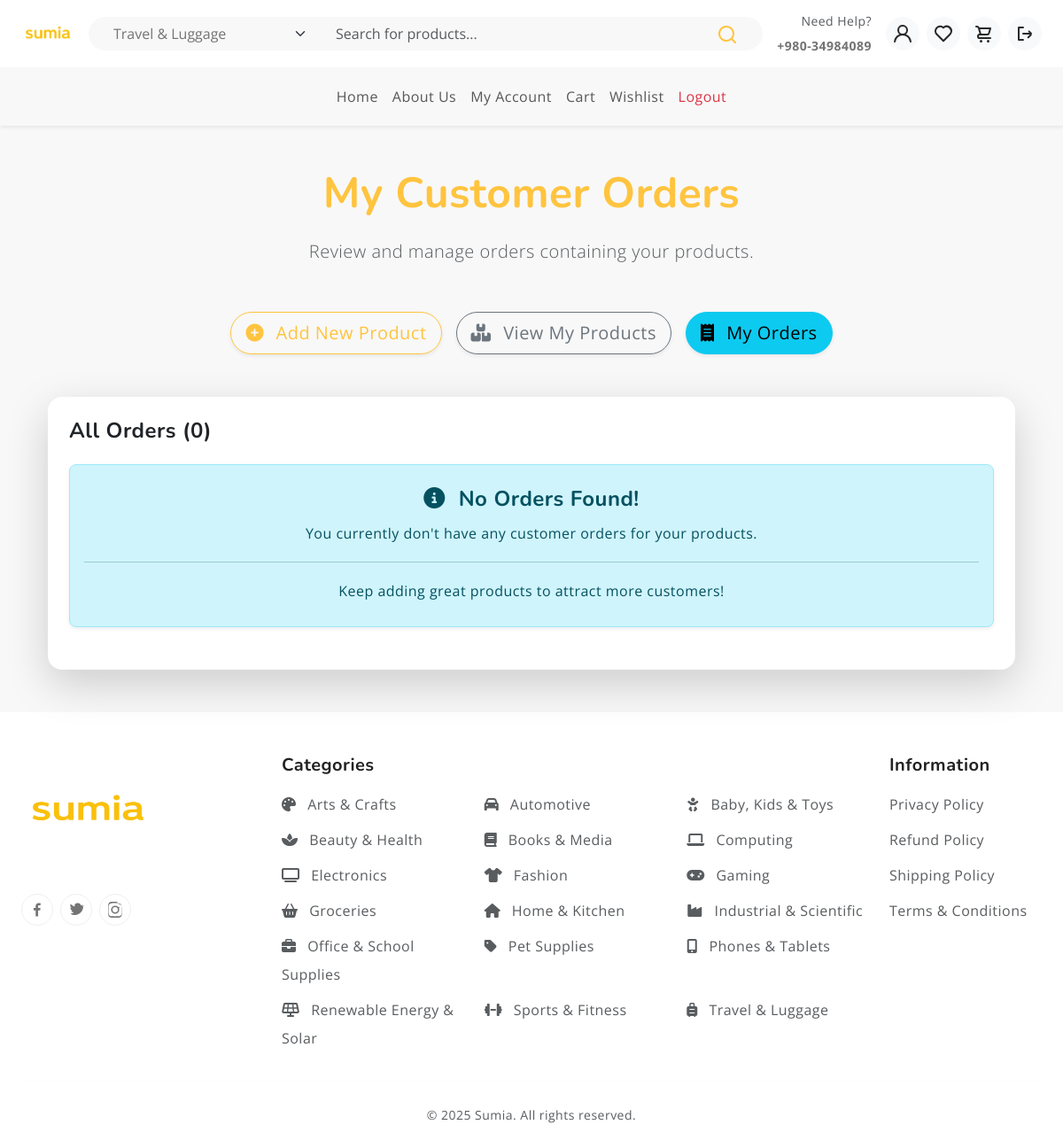
The app's page /vendor/orders/ (signed in), older data.
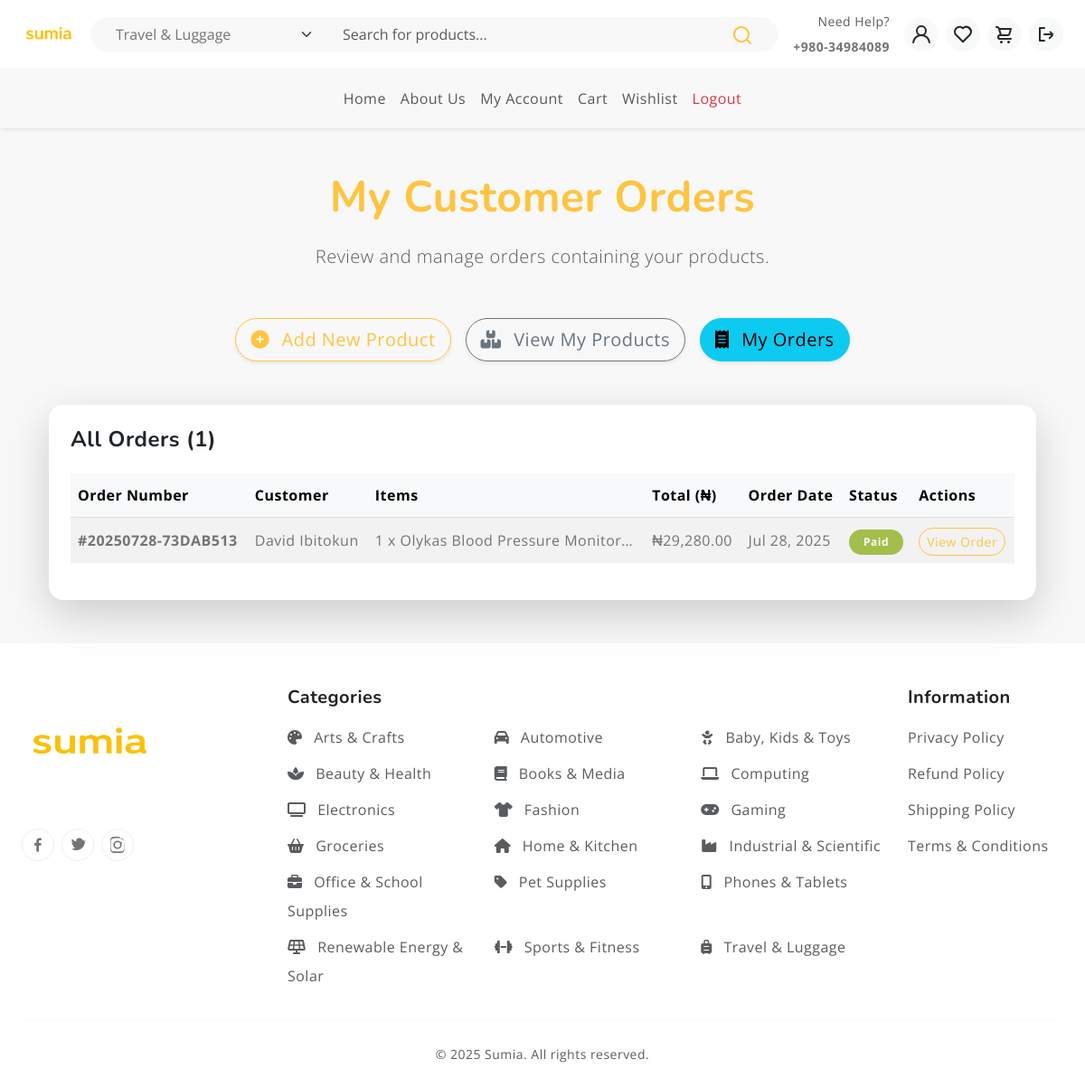
The same page, newer data.
### authentications/models.py (models this page shows, shortened)
class UsersRegistration(AbstractUser):
    ACCOUNT_CHOICES = [
        ('user', 'User'),
        ('vendor', 'Vendor'),
    ]
    account_type = models.CharField(
        max_length=10,
        choices=ACCOUNT_CHOICES,
        default='user',
        verbose_name='Account Type'
    )
    agreed_to_terms = models.BooleanField(
        default=False, # It's good practice to have a default value
        verbose_name='Agreed to Terms and Conditions'
    )
    class Meta:
        verbose_name = 'User Registration'
        verbose_name_plural = 'Users Registrations'

### pages/models.py (models this page shows, shortened)
class Category(models.Model):
    name = models.CharField(max_length=100, unique=True)
    slug = models.SlugField(max_length=100, unique=True, blank=True)
    parent = models.ForeignKey(
        'self',
        on_delete=models.SET_NULL,
        null=True,
        blank=True,
        related_name='subcategories'
    )
    description = models.TextField(blank=True)
    is_active = models.BooleanField(default=True)
    created_at = models.DateTimeField(auto_now_add=True)
    updated_at = models.DateTimeField(auto_now=True)
    icon = models.CharField(
        max_length=50,
        blank=True,
        null=True,
        help_text="Font Awesome 6 icon class (e.g., 'fa-solid fa-laptop'). Auto-assigned if empty."
    )
    class Meta:
        verbose_name_plural = 'Categories'
        ordering = ['name']
    CATEGORY_ICON_MAP = {
        'phones': 'fa-solid fa-mobile-alt', 'tablets': 'fa-solid fa-tablet-alt',
        'electronics': 'fa-solid fa-tv', 'computing': 'fa-solid fa-laptop',
        'laptops': 'fa-solid fa-laptop', 'desktops': 'fa-solid fa-desktop',
        'fashion': 'fa-solid fa-shirt', 'clothing': 'fa-solid fa-shirt',
        'shoes': 'fa-solid fa-shoe-prints', 'beauty': 'fa-solid fa-spa',
        'health': 'fa-solid fa-heart-pulse', 'home': 'fa-solid fa-house',
        'kitchen': 'fa-solid fa-blender', 'baby': 'fa-solid fa-baby',
        'kids': 'fa-solid fa-child', 'toys': 'fa-solid fa-robot',
        'sports': 'fa-solid fa-dumbbell', 'fitness': 'fa-solid fa-running',
        'automotive': 'fa-solid fa-car', 'motorcycles': 'fa-solid fa-motorcycle',
        'books': 'fa-solid fa-book', 'media': 'fa-solid fa-compact-disc',
        'gaming': 'fa-solid fa-gamepad', 'groceries': 'fa-solid fa-basket-shopping',
        'food': 'fa-solid fa-apple-whole', 'office': 'fa-solid fa-briefcase',
        'school': 'fa-solid fa-pencil-alt', 'arts': 'fa-solid fa-palette',
        'crafts': 'fa-solid fa-scissors', 'travel': 'fa-solid fa-suitcase-rolling',
        'luggage': 'fa-solid fa-suitcase', 'pets': 'fa-solid fa-paw',
        'industrial': 'fa-solid fa-industry', 'scientific': 'fa-solid fa-flask',
        'renewable': 'fa-solid fa-solar-panel', 'solar': 'fa-solid fa-sun',
        'power': 'fa-solid fa-bolt', 'smartphones': 'fa-solid fa-mobile-alt',
        'tablets': 'fa-solid fa-tablet-alt', 'televisions': 'fa-solid fa-tv',
        'cameras': 'fa-solid fa-camera', 'printers': 'fa-solid fa-print',
        'fragrances': 'fa-solid fa-spray-can', 'skincare': 'fa-solid fa-face-mask',
        'cookware': 'fa-solid fa-utensils', 'appliances': 'fa-solid fa-fan',
        'diapers': 'fa-solid fa-baby-carriage', 'strollers': 'fa-solid fa-baby-carriage',
        'consoles': 'fa-solid fa-gamepad', 'stationery': 'fa-solid fa-pen-fancy',
        'suitcases': 'fa-solid fa-suitcase-rolling', 'dog food': 'fa-solid fa-dog',
        'cat food': 'fa-solid fa-cat', 'test instruments': 'fa-solid fa-microscope',
        'power tools': 'fa-solid fa-screwdriver-wrench', 'inverters': 'fa-solid fa-charging-station',
        'batteries': 'fa-solid fa-battery-full',
    }
    DEFAULT_ICON = 'fa-solid fa-tag' # Fallback icon

class Order(models.Model):
    STATUS_CHOICES = [
        ('pending', 'Pending'),
        ('processing', 'Processing'),
        ('shipped', 'Shipped'),
        ('delivered', 'Delivered'),
        ('cancelled', 'Cancelled'),
    ]
    PAYMENT_METHOD_CHOICES = [
        ('COD', 'Cash on Delivery'),
        ('Card', 'Credit/Debit Card'),
        ('Bank Transfer', 'Bank Transfer'),
    ]
    user = models.ForeignKey(User, on_delete=models.SET_NULL, null=True, blank=True)
    total_price = models.DecimalField(max_digits=10, decimal_places=2)
    created_at = models.DateTimeField(auto_now_add=True)
    updated_at = models.DateTimeField(auto_now=True)
    is_paid = models.BooleanField(default=False)
    status = models.CharField(max_length=50, choices=STATUS_CHOICES, default='pending')
    address = models.CharField(max_length=255, blank=True, null=True)
    city = models.CharField(max_length=100, blank=True, null=True)
    zip_code = models.CharField(max_length=20, blank=True, null=True)
    country = models.CharField(max_length=100, blank=True, null=True)
    phone_number = models.CharField(max_length=20, blank=True, null=True)
    payment_method = models.CharField(max_length=50, choices=PAYMENT_METHOD_CHOICES, default='COD')
    order_number = models.CharField(max_length=50, unique=True, blank=True, null=True)
    session_key = models.CharField(max_length=40, blank=True, null=True,
                                   help_text="Session key for guest orders if user is not logged in.")
    class Meta:
        ordering = ['-created_at']

class OrderItem(models.Model):
    order = models.ForeignKey(Order, on_delete=models.CASCADE)
    product = models.ForeignKey(Product, on_delete=models.SET_NULL, null=True, blank=True) # Product can be null if deleted
    quantity = models.PositiveIntegerField(default=1)
    price_at_purchase = models.DecimalField(max_digits=10, decimal_places=2) # Store price at time of order

class Product(models.Model):
    name = models.CharField(max_length=200)
    slug = models.SlugField(max_length=200, unique=True, blank=True)
    description = models.TextField()
    price = models.DecimalField(max_digits=10, decimal_places=2)
    discount_price = models.DecimalField(max_digits=10, decimal_places=2, null=True, blank=True)
    image = models.ImageField(upload_to='products/images/')
    stock_quantity = models.IntegerField(default=0)
    is_available = models.BooleanField(default=True)
    created_at = models.DateTimeField(auto_now_add=True)
    updated_at = models.DateTimeField(auto_now=True)
    creator = models.ForeignKey(User, on_delete=models.SET_NULL, null=True, blank=True, related_name='created_products')
    category = models.ForeignKey(
        Category,
        on_delete=models.SET_NULL,
        null=True,
        blank=True,
        related_name='products_in_category'
    )
    brand = models.ForeignKey(Brand, on_delete=models.SET_NULL, null=True, blank=True, related_name='products')
    tags = TaggableManager(blank=True) # For django-taggit
    class Meta:
        ordering = ['-created_at']

### pages/views.py (the view)
# urls.py: path('vendor/orders/', vendor_orders, name='vendor_orders'),
@login_required(login_url='login')
def vendor_orders(request):
    vendor_orders_list = Order.objects.filter(orderitem__product__creator=request.user)\
                                      .distinct()\
                                      .select_related('user')\
                                      .annotate(
                                          vendor_total_amount=Sum(
                                              F('orderitem__quantity') * F('orderitem__price_at_purchase'),
                                              filter=Q(orderitem__product__creator=request.user)
                                          )
                                      ).order_by('-created_at')
    top_level_categories = Category.objects.filter(parent__isnull=True).order_by('name')
    context = {
        'orders': vendor_orders_list,
        'top_level_categories': top_level_categories,
    }
    return render(request, 'vendor_orders.html', context)

### pages/context_processors.py (called while the page is built)
def categories_for_search(request):
    top_level_categories = Category.objects.filter(parent__isnull=True).prefetch_related('subcategories').order_by('name')
    return {
        'top_level_categories': top_level_categories
    }

### templates/vendor_orders.html (shortened to what the changed rows need)
{% extends 'base.html' %}
{% load static %}
{% load humanize %}
{% block content %}
<section class="py-5 bg-light">
    <div class="container">
        <div class="text-center mb-5">
            <h2 class="fw-bold text-primary display-5 mb-3">My Customer Orders</h2>
        </div>
        <div class="card shadow-lg border-0 rounded-4">
            <div class="card-body p-4">
                <h4 class="card-title mb-4 fw-bold text-dark">All Orders ({{ orders.count|intcomma }})</h4>
                {% if orders %}
                    <div class="table-responsive">
                        <table class="table table-hover table-striped align-middle">
                            <thead class="table-light">
                                <tr>
                                    <th scope="col">Order Number</th>
                                    <th scope="col">Customer</th>
                                    <th scope="col">Items</th>
                                    <th scope="col">Total (₦)</th>
                                    <th scope="col">Order Date</th>
                                    <th scope="col">Status</th>
                                    <th scope="col">Actions</th>
                                </tr>
                            </thead>
                            <tbody>
                                {% for order in orders %}
                                <tr>
                                    <th scope="row">#{{ order.order_number }}</th>
                                    <td>
                                        {% if order.user %}
                                            {{ order.user.get_full_name|default:order.user.username }}
                                        {% else %}
                                            Guest User
                                        {% endif %}
                                    </td>
                                    <td>
                                        <ul class="list-unstyled mb-0">
                                            {% for item in order.orderitem_set.all %}
                                                {% if item.product.creator == request.user %}
                                                    <li>{{ item.quantity }} x {{ item.product.name|truncatechars:30 }}</li>
                                                {% endif %}
                                            {% endfor %}
                                        </ul>
                                    </td>
                                    <td>₦{{ order.total_price|intcomma }}</td>
                                    <td>{{ order.created_at|date:"M d, Y" }}</td>
                                    <td>
                                        {% if order.is_paid %}
                                            <span class="badge bg-success py-2 px-3 rounded-pill">Paid</span>
                                        {% else %}
                                            <span class="badge bg-warning text-dark py-2 px-3 rounded-pill">Pending Payment</span>
                                        {% endif %}
                                    </td>
                                    <td>
                                        <a href="{% url 'vendor_order_detail' order.order_number %}" class="btn btn-sm btn-outline-primary rounded-pill">View Order</a>
                                    </td>
                                </tr>
                                {% endfor %}
                            </tbody>
                        </table>
                    </div>
                {% else %}
                    <div class="alert alert-info text-center py-4 my-4 rounded-3 shadow-sm" role="alert">
                        <h4 class="alert-heading"><i class="fas fa-info-circle me-2"></i> No Orders Found!</h4>
                        <p>You currently don't have any customer orders for your products.</p>
                        <hr>
                        <p class="mb-0">Keep adding great products to attract more customers!</p>
                    </div>
                {% endif %}
            </div>
        </div>
    </div>
</section>
{% endblock %}

### templates/base.html (shortened to what the changed rows need)
<!DOCTYPE html>
<html lang="en">
<head>
  {% load static %}
  <link rel="stylesheet" href="https://cdnjs.cloudflare.com/ajax/libs/font-awesome/6.5.2/css/all.min.css"
 />
  <link rel="stylesheet" href="https://cdn.jsdelivr.net/npm/swiper@9/swiper-bundle.min.css">
  <link href="https://cdn.jsdelivr.net/npm/bootstrap@5.3.0-alpha3/dist/css/bootstrap.min.css" rel="stylesheet"
>
  <link rel="stylesheet" type="text/css" href="{% static 'css/vendor.css' %}">
  <link rel="stylesheet" type="text/css" href="{% static 'style.css' %}">
</head>
<body>
  {% block content %}
  {% endblock %}
<footer class="text-light pt-5 pb-4">
  <div class="container-fluid">
    <div class="row gy-4">
      <div class="col-lg-7 col-md-12">
        <div class="row">
          {% for parent in top_level_categories %}
          <div class="col-6 col-sm-4 mb-2">
            <a href="{% url 'category_detail' parent.slug %}" class="text-muted text-decoration-none">
              {% if parent.icon %}<i class="{{ parent.icon }} me-2"></i>{% endif %}
              {{ parent.name }}
            </a>
          </div>
          {% endfor %}
        </div>
      </div>
    </div>
  </div>
</footer>
</body>
</html>

Row changes from the older to the newer data that the page shows:
computed for UsersRegistration: count "0" → "1"
added Order: order_number "20250728-73DAB513", user.get_full_name "David Ibitokun", total_price "29,280.00", created_at "Jul 28, 2025", is_paid "Paid"
added OrderItem: quantity "1", product.name "Olykas Blood Pressure Monitor…"
Text that changed along with them:
text no longer shown: "No Orders Found! You currently don't have any customer orders for your products. Keep adding great products to attract more customers!"
text now shown: "Order Number Customer Items Total (₦) Order Date Status Actions"
